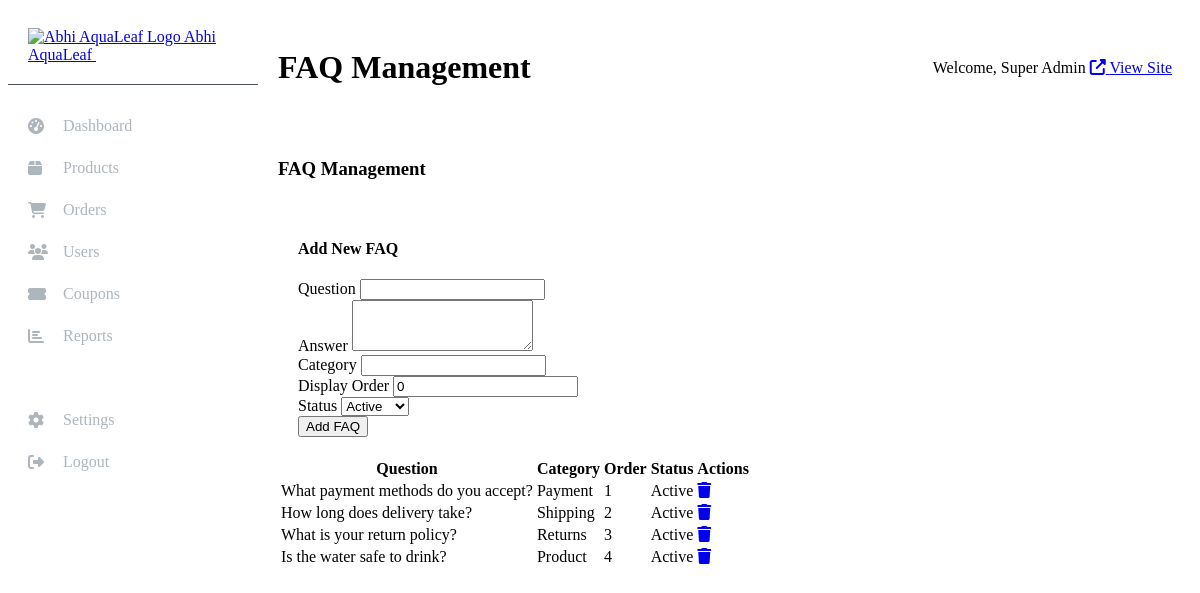
/admin/support/faq.php (signed in), run on the app's committed database.
### tables this page shows
CREATE TABLE IF NOT EXISTS faqs (
    id INT AUTO_INCREMENT PRIMARY KEY,
    question VARCHAR(255) NOT NULL,
    answer TEXT NOT NULL,
    category VARCHAR(50),
    display_order INT DEFAULT 0,
    status ENUM('active', 'inactive') DEFAULT 'active',
    created_at TIMESTAMP DEFAULT CURRENT_TIMESTAMP,
    updated_at TIMESTAMP DEFAULT CURRENT_TIMESTAMP ON UPDATE CURRENT_TIMESTAMP
);

### admin/support/faq.php (the view, shortened to what this page needs)
<?php
$pageTitle = 'FAQ Management';
require_once __DIR__ . '/../includes/header.php';
$stmt = $pdo->query("SELECT * FROM faqs ORDER BY display_order, created_at DESC");
$faqs = $stmt->fetchAll();
?>
<div class="card">
    <div class="card-body">
        <h3 class="card-title mb-3">FAQ Management</h3>
        <form method="POST" action="" class="mb-4" style="background: var(--light-color); padding: 20px; border-radius: var(--radius);">
            <h4 class="mb-3">Add New FAQ</h4>
            <div class="form-group">
                <label class="form-label">Question</label>
                <input type="text" name="question" class="form-control" required
                       value="<?php echo htmlspecialchars($_POST['question'] ?? ''); ?>">
            </div>
            <div class="form-group">
                <label class="form-label">Answer</label>
                <textarea name="answer" class="form-control" rows="3" required><?php echo htmlspecialchars($_POST['answer'] ?? ''); ?></textarea>
            </div>
            <div class="d-flex gap-2">
                <div class="form-group" style="flex: 1;">
                    <label class="form-label">Category</label>
                    <input type="text" name="category" class="form-control"
                           value="<?php echo htmlspecialchars($_POST['category'] ?? ''); ?>">
                </div>
                <div class="form-group" style="flex: 1;">
                    <label class="form-label">Display Order</label>
                    <input type="number" name="display_order" class="form-control"
                           value="<?php echo htmlspecialchars($_POST['display_order'] ?? '0'); ?>">
                </div>
            </div>
            <div class="form-group">
                <label class="form-label">Status</label>
                <select name="status" class="form-select">
                    <option value="active" <?php echo ($_POST['status'] ?? '') === 'active' ? 'selected' : ''; ?>>Active</option>
                </select>
            </div>
            <button type="submit" name="save_faq" class="btn btn-primary">Add FAQ</button>
        </form>
        <table class="table">
            <thead>
                <tr>
                    <th>Question</th>
                    <th>Category</th>
                    <th>Order</th>
                    <th>Status</th>
                    <th>Actions</th>
                </tr>
            </thead>
            <tbody>
                <?php foreach ($faqs as $faq): ?>
                    <tr>
                        <td><?php echo htmlspecialchars($faq['question']); ?></td>
                        <td><?php echo htmlspecialchars($faq['category'] ?? '-'); ?></td>
                        <td><?php echo $faq['display_order']; ?></td>
                        <td>
                            <span class="badge badge-<?php echo $faq['status'] === 'active' ? 'success' : 'danger'; ?>">
                                <?php echo ucfirst($faq['status']); ?>
                            </span>
                        </td>
                        <td>
                            <a href="faq.php?delete=<?php echo $faq['id']; ?>" class="btn btn-sm btn-danger" onclick="return confirm('Delete this FAQ?');">
                                <i class="fas fa-trash"></i>
                            </a>
                        </td>
                    </tr>
                <?php endforeach; ?>
            </tbody>
        </table>
    </div>
</div>
<?php require_once __DIR__ . '/../includes/footer.php'; ?>

### admin/includes/header.php (shortened to what this page needs)
<!DOCTYPE html>
<html lang="en">
<head>
    <link rel="stylesheet" href="<?php echo SITE_URL; ?>/assets/css/style.css">
    <link rel="stylesheet" href="https://cdnjs.cloudflare.com/ajax/libs/font-awesome/6.4.0/css/all.min.css">
</head>
<body>
    <div class="admin-layout">
        <aside class="admin-sidebar">
            <div class="brand">
                <a class="navbar-brand d-flex align-items-center" href="index.php">
    <img src="<?php echo SITE_URL; ?>/assets/images/logo.png" alt="<?php echo SITE_NAME; ?> Logo" class="site-logo">
    <span>Abhi AquaLeaf</span>
</a>
                <small>Admin Panel</small>
            </div>
            <ul class="admin-nav">
                <li><a href="<?php echo SITE_URL; ?>/admin/dashboard.php" class="<?php echo basename($_SERVER['PHP_SELF']) == 'dashboard.php' ? 'active' : ''; ?>"><i class="fas fa-tachometer-alt"></i> Dashboard</a></li>
                <li><a href="<?php echo SITE_URL; ?>/admin/products/index.php" class="<?php echo strpos($_SERVER['PHP_SELF'], 'products') !== false ? 'active' : ''; ?>"><i class="fas fa-box"></i> Products</a></li>
                <li><a href="<?php echo SITE_URL; ?>/admin/orders/index.php" class="<?php echo strpos($_SERVER['PHP_SELF'], 'orders') !== false ? 'active' : ''; ?>"><i class="fas fa-shopping-cart"></i> Orders</a></li>
                <li><a href="<?php echo SITE_URL; ?>/admin/users/index.php" class="<?php echo strpos($_SERVER['PHP_SELF'], 'users') !== false ? 'active' : ''; ?>"><i class="fas fa-users"></i> Users</a></li>
                <li><a href="<?php echo SITE_URL; ?>/admin/coupons/index.php" class="<?php echo strpos($_SERVER['PHP_SELF'], 'coupons') !== false ? 'active' : ''; ?>"><i class="fas fa-ticket-alt"></i> Coupons</a></li>
                <li><a href="<?php echo SITE_URL; ?>/admin/reports/index.php" class="<?php echo strpos($_SERVER['PHP_SELF'], 'reports') !== false ? 'active' : ''; ?>"><i class="fas fa-chart-bar"></i> Reports</a></li>
                <li><a href="<?php echo SITE_URL; ?>/admin/support/index.php" class="<?php echo strpos($_SERVER['PHP_SELF'], 'support') !== false ? 'active' : ''; ?>"><i class="fas fa-headset"></i> Support</a></li>
                <li><a href="<?php echo SITE_URL; ?>/admin/settings/index.php" class="<?php echo strpos($_SERVER['PHP_SELF'], 'settings') !== false ? 'active' : ''; ?>"><i class="fas fa-cog"></i> Settings</a></li>
                <li><a href="<?php echo SITE_URL; ?>/admin/logout.php"><i class="fas fa-sign-out-alt"></i> Logout</a></li>
            </ul>
        </aside>
        <main class="admin-content">
            <div class="admin-header">
                <h1><?php echo isset($pageTitle) ? $pageTitle : 'Dashboard'; ?></h1>
                <div class="d-flex align-items-center gap-2">
                    <span>Welcome, <?php echo htmlspecialchars($_SESSION['admin_name']); ?></span>
                    <a href="<?php echo SITE_URL; ?>/" target="_blank" class="btn btn-sm btn-outline">
                        <i class="fas fa-external-link-alt"></i> View Site
                    </a>
                </div>
            </div>

### admin/includes/footer.php (shortened to what this page needs)
        </main>
    </div>
</body>
</html>

### admin/includes/header.php (style rules this page uses)
.admin-layout { display: flex; min-height: 100vh; }
.admin-sidebar { width: 250px; background: var(--dark-color); color: white; padding: 20px 0; position: fixed; height: 100%; overflow-y: auto; }
.admin-sidebar .brand { padding: 0 20px 20px; border-bottom: 1px solid #495057; margin-bottom: 20px; }
.admin-nav { list-style: none; padding: 0; margin: 0; }
.admin-nav li { padding: 0; }
.admin-nav a { display: flex; align-items: center; padding: 12px 20px; color: #adb5bd; text-decoration: none; transition: var(--transition); }
.admin-nav a:hover, .admin-nav a.active { background: rgba(255,255,255,0.1); color: white; }
.admin-nav a i { width: 25px; margin-right: 10px; }
.admin-content { flex: 1; margin-left: 250px; padding: 20px; }
.admin-header { display: flex; justify-content: space-between; align-items: center; margin-bottom: 30px; padding-bottom: 20px; border-bottom: 1px solid var(--border-color); }

### data on the page
faqs: question "What payment methods do you accept?", category "Payment", display_order "1", status "Active"
faqs: question "How long does delivery take?", category "Shipping", display_order "2", status "Active"
faqs: question "What is your return policy?", category "Returns", display_order "3", status "Active"
faqs: question "Is the water safe to drink?", category "Product", display_order "4", status "Active"

### other printed values
$pageTitle "FAQ Management"
$_SESSION['admin_name'] "Super Admin"
